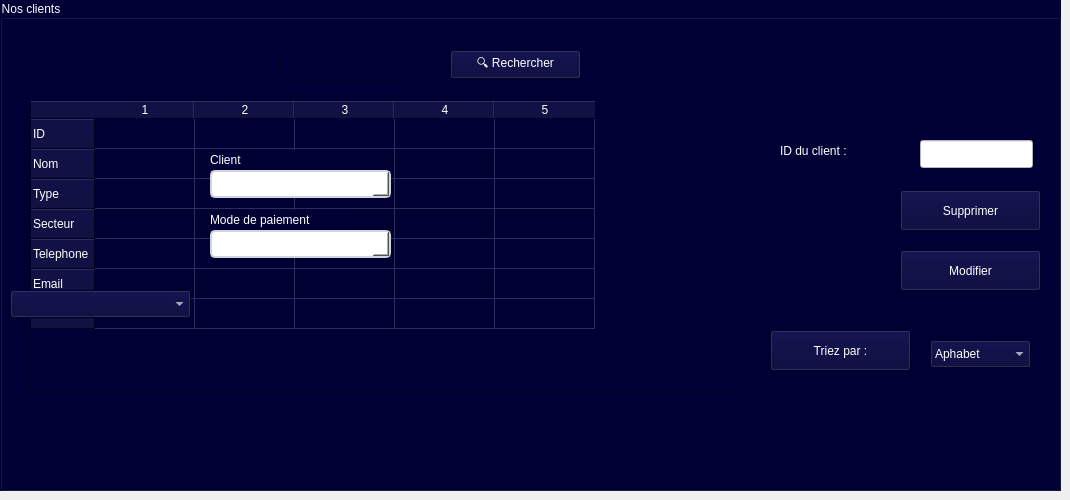
           <widget class="QWidget" name="tab_2client">
            <attribute name="title">
             <string>Liste Des Clients</string>
            </attribute>
            <widget class="QGroupBox" name="groupBoxLISTCLIENT">
             <property name="geometry">
              <rect>
               <x>0</x>
               <y>0</y>
               <width>1061</width>
               <height>491</height>
              </rect>
             </property>
             <property name="styleSheet">
              <string notr="true">background-color: rgb(0, 0, 53);
color: rgb(255, 255, 255);
font: 16pt &quot;Arial&quot;;
selection-background-color: rgb(255, 255, 255);</string>
             </property>
             <property name="title">
              <string>Nos clients</string>
             </property>
             <widget class="QTableWidget" name="tableWidgetAFFICHELIST">
              <property name="geometry">
               <rect>
                <x>30</x>
                <y>100</y>
                <width>711</width>
                <height>291</height>
               </rect>
              </property>
              <property name="styleSheet">
               <string notr="true">color: rgb(255, 255, 255);
font: 10pt &quot;Arial&quot;;
alternate-background-color: rgb(0, 0, 50);
gridline-color: rgb(46, 46, 93);</string>
              </property>
              <property name="autoScroll">
               <bool>true</bool>
              </property>
              <property name="tabKeyNavigation">
               <bool>true</bool>
              </property>
              <property name="dragEnabled">
               <bool>false</bool>
              </property>
              <property name="dragDropOverwriteMode">
               <bool>true</bool>
              </property>
              <property name="defaultDropAction">
               <enum>Qt::DropAction::ActionMask</enum>
              </property>
              <property name="alternatingRowColors">
               <bool>true</bool>
              </property>
              <property name="selectionMode">
               <enum>QAbstractItemView::SelectionMode::ExtendedSelection</enum>
              </property>
              <property name="textElideMode">
               <enum>Qt::TextElideMode::ElideNone</enum>
              </property>
              <property name="columnCount">
               <number>5</number>
              </property>
              <row>
               <property name="text">
                <string>ID</string>
               </property>
              </row>
              <row>
               <property name="text">
                <string>Nom</string>
               </property>
              </row>
              <row>
               <property name="text">
                <string>Type</string>
               </property>
              </row>
              <row>
               <property name="text">
                <string>Secteur</string>
               </property>
              </row>
              <row>
               <property name="text">
                <string>Telephone</string>
               </property>
              </row>
              <row>
               <property name="text">
                <string>Email</string>
               </property>
              </row>
              <row>
               <property name="text">
                <string>Adresse</string>
               </property>
              </row>
              <column/>
              <column/>
              <column/>
              <column/>
              <column/>
             </widget>
             <widget class="QPushButton" name="pushButtonSPPRIMERCLIENT">
              <property name="geometry">
               <rect>
                <x>900</x>
                <y>190</y>
                <width>141</width>
                <height>41</height>
               </rect>
              </property>
              <property name="styleSheet">
               <string notr="true">
font: 10pt &quot;Arial&quot;;</string>
              </property>
              <property name="text">
               <string>Supprimer</string>
              </property>
              <property name="icon">
               <iconset theme="QIcon::ThemeIcon::EditDelete"/>
              </property>
             </widget>
             <widget class="QLabel" name="labelDEMANDEID">
              <property name="geometry">
               <rect>
                <x>780</x>
                <y>130</y>
                <width>111</width>
                <height>41</height>
               </rect>
              </property>
              <property name="styleSheet">
               <string notr="true">font: 10pt &quot;Arial&quot;;</string>
              </property>
              <property name="text">
               <string>ID du client :</string>
              </property>
             </widget>
             <widget class="QLineEdit" name="lineEditIDDEMANDER">
              <property name="geometry">
               <rect>
                <x>920</x>
                <y>140</y>
                <width>113</width>
                <height>28</height>
               </rect>
              </property>
              <property name="styleSheet">
               <string notr="true">color: rgb(255, 255, 255);
background-color: rgb(255, 255, 255);</string>
              </property>
             </widget>
             <widget class="QLineEdit" name="lineEditRECHERCHE">
              <property name="geometry">
               <rect>
                <x>280</x>
                <y>50</y>
                <width>131</width>
                <height>31</height>
               </rect>
              </property>
              <property name="styleSheet">
               <string notr="true">QLineEdit {
    background-color: #F5F5F5;
    border-radius: 8px;
    padding: 8px;
    border: 1px solid #B0BEC5;
    font-size: 14px;
}background-color: rgb(255, 255, 255);
</string>
              </property>
             </widget>
             <widget class="QPushButton" name="pushButtonRECHERCHE">
              <property name="geometry">
               <rect>
                <x>450</x>
                <y>50</y>
                <width>131</width>
                <height>29</height>
               </rect>
              </property>
              <property name="styleSheet">
               <string notr="true">font: 10pt &quot;Arial&quot;;</string>
              </property>
              <property name="text">
               <string>🔍 Rechercher</string>
              </property>
             </widget>
             <widget class="QPushButton" name="pushButtonSPPRIMERCLIENT_2">
              <property name="geometry">
               <rect>
                <x>900</x>
                <y>250</y>
                <width>141</width>
                <height>41</height>
               </rect>
              </property>
              <property name="styleSheet">
               <string notr="true">
font: 10pt &quot;Arial&quot;;</string>
              </property>
              <property name="text">
               <string>Modifier</string>
              </property>
              <property name="icon">
               <iconset theme="QIcon::ThemeIcon::MailMessageNew"/>
              </property>
             </widget>
             <widget class="QPushButton" name="pushButtonSPPRIMERCLIENT_3">
              <property name="geometry">
               <rect>
                <x>770</x>
                <y>330</y>
                <width>141</width>
                <height>41</height>
               </rect>
              </property>
              <property name="styleSheet">
               <string notr="true">font: 10pt &quot;Arial&quot;;</string>
              </property>
              <property name="text">
               <string>Triez par :</string>
              </property>
             </widget>
             <widget class="QComboBox" name="comboBox">
              <property name="geometry">
               <rect>
                <x>930</x>
                <y>340</y>
                <width>101</width>
                <height>28</height>
               </rect>
              </property>
              <property name="styleSheet">
               <string notr="true">font: 10pt &quot;Arial&quot;;</string>
              </property>
              <item>
               <property name="text">
                <string>Aphabet</string>
               </property>
              </item>
              <item>
               <property name="text">
                <string>Type</string>
               </property>
              </item>
              <item>
               <property name="text">
                <string>Secteur</string>
               </property>
              </item>
             </widget>
             <widget class="QComboBox" name="comboBox_2Transaction">
              <property name="geometry">
               <rect>
                <x>10</x>
                <y>290</y>
                <width>181</width>
                <height>28</height>
               </rect>
              </property>
             </widget>
             <widget class="QComboBox" name="comboBoxModePaiement">
              <property name="geometry">
               <rect>
                <x>210</x>
                <y>230</y>
                <width>181</width>
                <height>28</height>
               </rect>
              </property>
              <property name="styleSheet">
               <string notr="true">QComboBox {
    background-color: white;
    border: 2px solid #D1D5DB;
    border-radius: 5px;
    padding: 5px;
}
QComboBox:focus {
    border: 2px solid #3B82F6;
}</string>
              </property>
             </widget>
             <widget class="QLabel" name="labelModePaiement">
              <property name="geometry">
               <rect>
                <x>210</x>
                <y>210</y>
                <width>141</width>
                <height>20</height>
               </rect>
              </property>
              <property name="styleSheet">
               <string notr="true">color: rgb(255, 255, 255);</string>
              </property>
              <property name="text">
               <string>Mode de paiement</string>
              </property>
             </widget>
             <widget class="QComboBox" name="comboBoxClient">
              <property name="geometry">
               <rect>
                <x>210</x>
                <y>170</y>
                <width>181</width>
                <height>28</height>
               </rect>
              </property>
              <property name="styleSheet">
               <string notr="true">QComboBox {
    background-color: white;
    border: 2px solid #D1D5DB;
    border-radius: 5px;
    padding: 5px;
}
QComboBox:focus {
    border: 2px solid #3B82F6;
}</string>
              </property>
             </widget>
             <widget class="QLabel" name="labelClient">
              <property name="geometry">
               <rect>
                <x>210</x>
                <y>150</y>
                <width>141</width>
                <height>20</height>
               </rect>
              </property>
              <property name="styleSheet">
               <string notr="true">color: rgb(255, 255, 255);</string>
              </property>
              <property name="text">
               <string>Client</string>
              </property>
             </widget>
            </widget>
           </widget>
